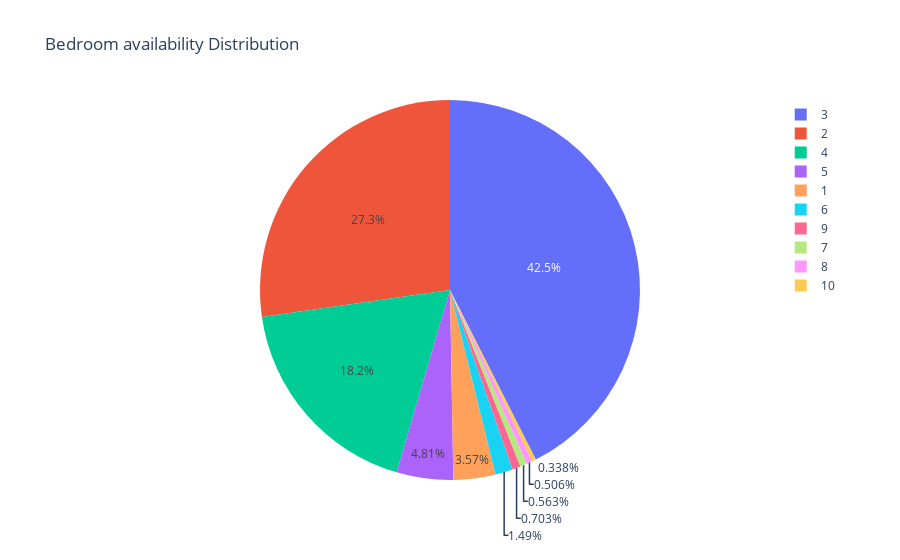

Notebook code cell kept with this figure:
### Code cell
fig = px.pie(df, names='bedRoom', title='Bedroom availability Distribution')

# Show the plot
fig.show()

### Figure 1 — Plotly figure (JSON) as saved in the notebook; plotly's stock layout.template omitted (floating-point values rounded to 4 significant figures; data arrays with more than 128 entries replaced by an {"elided": "..."} marker saying what was removed)
{"data": [{"domain": {"x": [0, 1], "y": [0, 1]}, "hovertemplate": "bedRoom=%{label}<extra></extra>", "labels": {"elided": "3554 int values"}, "legendgroup": "", "name": "", "showlegend": true, "type": "pie"}], "layout": {"legend": {"tracegroupgap": 0}, "title": {"text": "Bedroom availability Distribution"}}}
